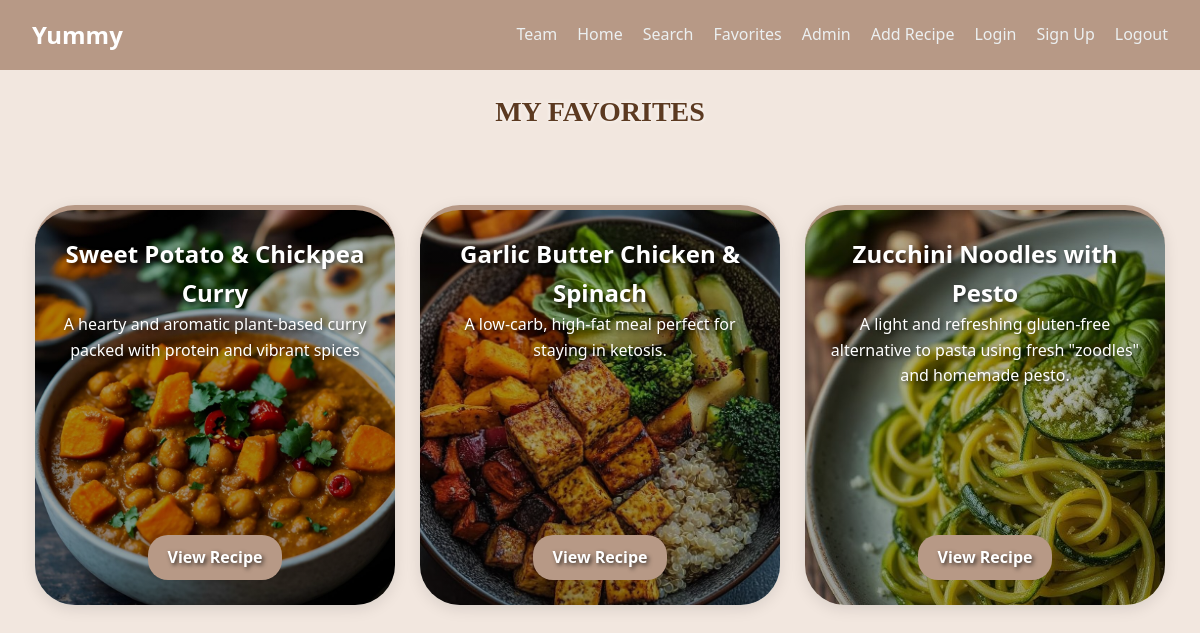
Page /favorites/ (signed in) on the earlier database version.
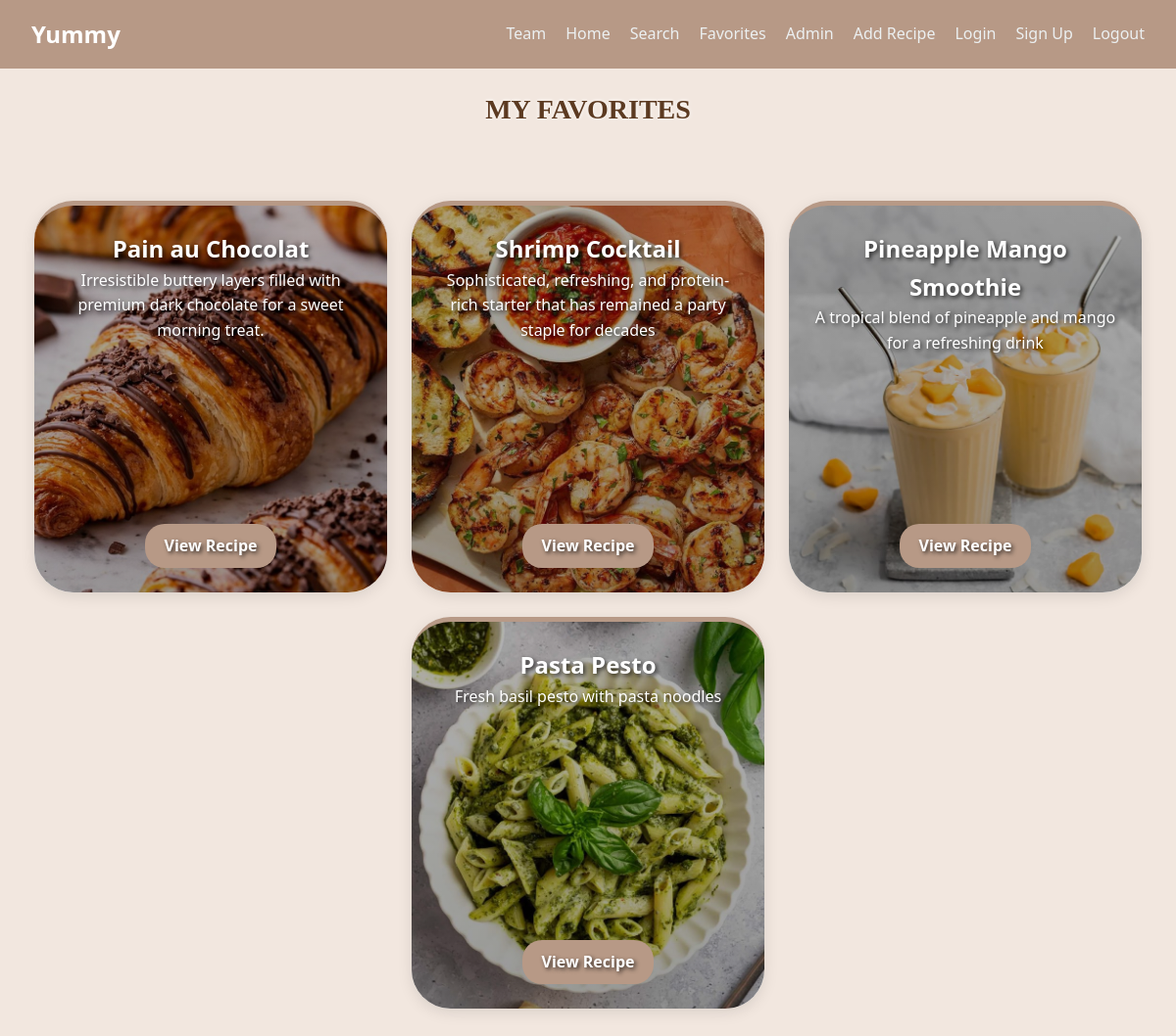
Same page on the later database version.
### recipes/models.py (models this page shows, shortened)
class Favorite(models.Model):
    user = models.ForeignKey(User, on_delete=models.CASCADE, related_name='user_favorites')
    recipe = models.ForeignKey(Recipe, on_delete=models.CASCADE, related_name='favorited_by')
    added_at = models.DateTimeField(auto_now_add=True)
    class Meta:
        unique_together = ('user', 'recipe')
        verbose_name = "Favorite"
        verbose_name_plural = "Favorites"

class Recipe(models.Model):
    DIET_CHOICES = [
        ('all', 'General / Non-Specific'),
        ('keto', 'Keto Friendly'),
        ('vegan', 'Vegan / Vegetarian'),
        ('protein', 'High Protein'),
        ('gluten-free', 'Gluten-Free'),
    ]
    title = models.CharField(max_length=200, verbose_name="Recipe Title")
    slug = models.SlugField(unique=True, blank=True, null=True)
    description = models.TextField(help_text="Briefly describe the dish")
    ingredients = models.TextField(help_text="Separate ingredients with a comma or new line")
    instructions = models.TextField()
    image = models.ImageField(upload_to='recipes/%Y/%m/%d/', default='default_recipe.jpg')
    category = models.ForeignKey(Category, on_delete=models.SET_NULL, null=True, related_name='recipes')
    author = models.ForeignKey(User, on_delete=models.CASCADE, related_name='my_recipes')
    diet_type = models.CharField(max_length=20, choices=DIET_CHOICES, default='all',null=True,blank=True)
    prep_time = models.PositiveIntegerField(default=30, help_text="Preparation time in minutes",null=True,blank=True)
    calories = models.PositiveIntegerField(default=500, help_text="Calories per serving",null=True,blank=True)
    created_at = models.DateTimeField(auto_now_add=True)
    updated_at = models.DateTimeField(auto_now=True)
    class Meta:
        ordering = ['-created_at']
        verbose_name = "Recipe"
        verbose_name_plural = "Recipes"

### recipes/views.py (the view)
# urls.py: path("favorites/", views.favorites, name="favorites"),
@login_required(login_url="login")
def favorites(request):
    user_favorites = Favorite.objects.filter(user=request.user).select_related('recipe')
    return render(request, "recipes/favorites.html", {"favorites": user_favorites})

### recipes/templates/recipes/favorites.html (shortened to what this page needs)
{% load static %}
<!DOCTYPE html>
<html lang="en">
<head>
    <link rel="stylesheet" href="{% static 'css/style.css' %}" />
</head>
<body style="background-color: #f2e7df; text-align: center">
    <div id="navbar">
        <nav class="main-nav">
            <div class="logo">Yummy</div>
            <ul class="nav-links">
                <li><a href="{% url 'cover' %}">Team</a></li>
                <li><a href="{% url 'home' %}">Home</a></li>
                <li><a href="{% url 'search' %}">Search</a></li>
                <li><a href="{% url 'favorites' %}">Favorites</a></li>
                {% if user.is_staff %}
                <li><a href="{% url 'admin_recipe' %}">Admin</a></li>
                <li><a href="{% url 'add_recipe' %}">Add Recipe</a></li>
                {% endif %}
                <li><a href="{% url 'login' %}">Login</a></li>
                <li><a href="{% url 'signup' %}">Sign Up</a></li>
                <li><a href="{% url 'logout' %}">Logout</a></li>
            </ul>
        </nav>
    </div>
    <div id="favorites-view">
        <h1 class="fav" style="margin-top: 20px">MY FAVORITES</h1>
        {% if favorites %}
        <div id="favorites-list">
            {% for fav in favorites %}
            <div class="recipe-card" id="recipe-{{ fav.recipe.pk }}"
                style="background-image: linear-gradient(rgba(0,0,0,0.3), rgba(0,0,0,0.4)), url('{{ fav.recipe.image.url }}'); background-size: cover; background-position: center;"
                onclick="openCard(event, 'recipe-{{ fav.recipe.pk }}-card')">
                <h2>{{ fav.recipe.title }}</h2>
                <p>{{ fav.recipe.description|truncatewords:15 }}</p>
                <a href="javascript:void(0)" class="btn-main"
                    onclick="openCard(event, 'recipe-{{ fav.recipe.pk }}-card')"
                    style="margin-top: auto; align-self: center; background-color: #6B3E26; color: white; padding: 10px 20px; border-radius: 20px; text-decoration: none;">View
                    Recipe</a>
            </div>
            {% endfor %}
        </div>
        {% endif %}
    </div>
</body>
</html>

### recipes/static/css/style.css (style rules this page uses)
:root { --cashmere-brown: #B79986; --silk-white: #f2e7df; --biscuit-glaze: #DCC4B5; --dark-oak: #4E443F; --pure-white: #ffffff; --primary-color: var(--cashmere-brown); --primary-hover: var(--biscuit-glaze); --bg-color: var(--silk-white); --card-bg: var(--pure-white); --text-main: var(--dark-oak); --text-muted: #8E827C; --border-radius: 12px; --shadow-lg: 0 8px 20px rgba(183, 153, 134, 0.1); --transition: all 0.3s ease; }
* { margin: 0; padding: 0; box-sizing: border-box; }
body { font-family: "Segoe UI", Tahoma, Geneva, Verdana, sans-serif; line-height: 1.6; background-color: var(--bg-color); color: var(--text-main); }
h1 { text-align: center; margin: 30px 0; color: var(--primary-color); font-size: 2.5rem; }
#navbar { background-color: var(--primary-color); padding: 1rem 2rem; box-shadow: var(--shadow-sm); }
.main-nav { display: flex; justify-content: space-between; align-items: center; max-width: 1200px; margin: 0 auto; }
.logo { color: #fff; font-size: 1.5rem; font-weight: bold; }
.nav-links { display: flex; list-style: none; }
.nav-links li { margin-left: 20px; }
.nav-links a { color: #ecf0f1; text-decoration: none; font-weight: 500; transition: var(--transition); }
button, .btn-main { background-color: var(--primary-color) !important; color: white !important; padding: 12px 25px; border: none; border-radius: var(--input-radius); font-weight: bold; cursor: pointer; transition: var(--transition); text-decoration: none; display: inline-block; text-align: center; }
.recipe-card { background: var(--card-bg); border-radius: var(--border-radius); padding: 25px; box-shadow: var(--shadow-lg); transition: var(--transition); border-top: 5px solid var(--primary-color); }
.nav-links { display: flex !important; list-style: none; }
.fav { font-family: 'Dancing Script', cursive; font-size: 28px; color: #5C3A21; text-align: center; text-shadow: 0px 0px 4px white; }

### recipes/templates/recipes/favorites.html (style rules this page uses)
#favorites-list { display: flex; flex-direction: row; flex-wrap: wrap; justify-content: center; gap: 25px; padding: 40px 20px; width: 100%; }
.recipe-card { width: 360px; height: 400px; display: flex; flex-direction: column; justify-content: space-between; border-radius: 40px; padding: 25px; background-size: cover; background-position: center; box-shadow: 0 4px 15px rgba(0, 0, 0, 0.1); color: white; text-shadow: 2px 2px 4px rgba(0, 0, 0, 0.7); }

Differences in the rows shown:
removed Favorite: recipe.image (picture), recipe "Sweet Potato & Chickpea Curry", recipe.description "A hearty and aromatic plant-based curry packed with protein and vibrant spices"
removed Favorite: recipe.image (picture), recipe "Garlic Butter Chicken & Spinach", recipe.description "A low-carb, high-fat meal perfect for staying in ketosis."
removed Favorite: recipe.image (picture), recipe "Zucchini Noodles with Pesto", recipe.description "A light and refreshing gluten-free alternative to pasta using fresh \"zoodles\" and homemade pesto."
added Favorite: recipe.image (picture), recipe "Pain au Chocolat", recipe.description "Irresistible buttery layers filled with premium dark chocolate for a sweet morning treat."
added Favorite: recipe.image (picture), recipe "Shrimp Cocktail", recipe.description "Sophisticated, refreshing, and protein-rich starter that has remained a party staple for decades"
added Favorite: recipe.image (picture), recipe "Pineapple Mango Smoothie", recipe.description "A tropical blend of pineapple and mango for a refreshing drink"
added Favorite: recipe.image (picture), recipe "Pasta Pesto", recipe.description "Fresh basil pesto with pasta noodles"
